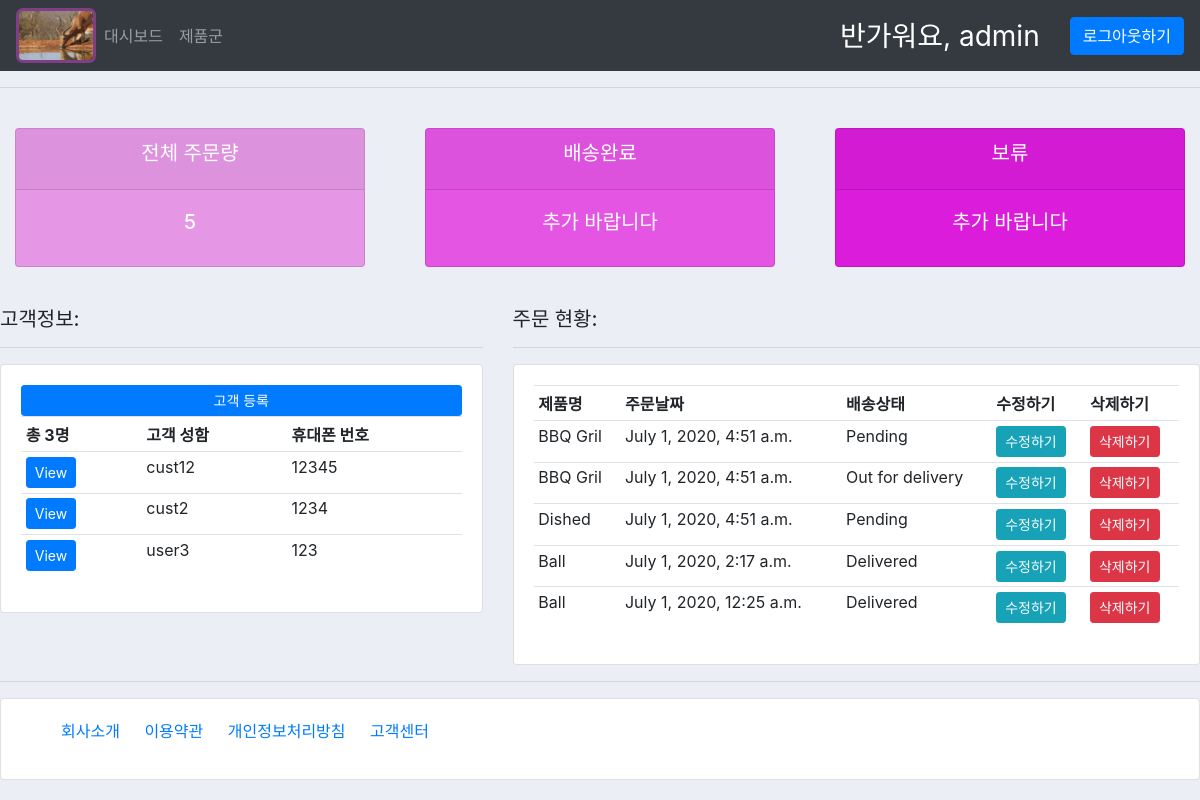
Before: / (signed in) with the older database file.
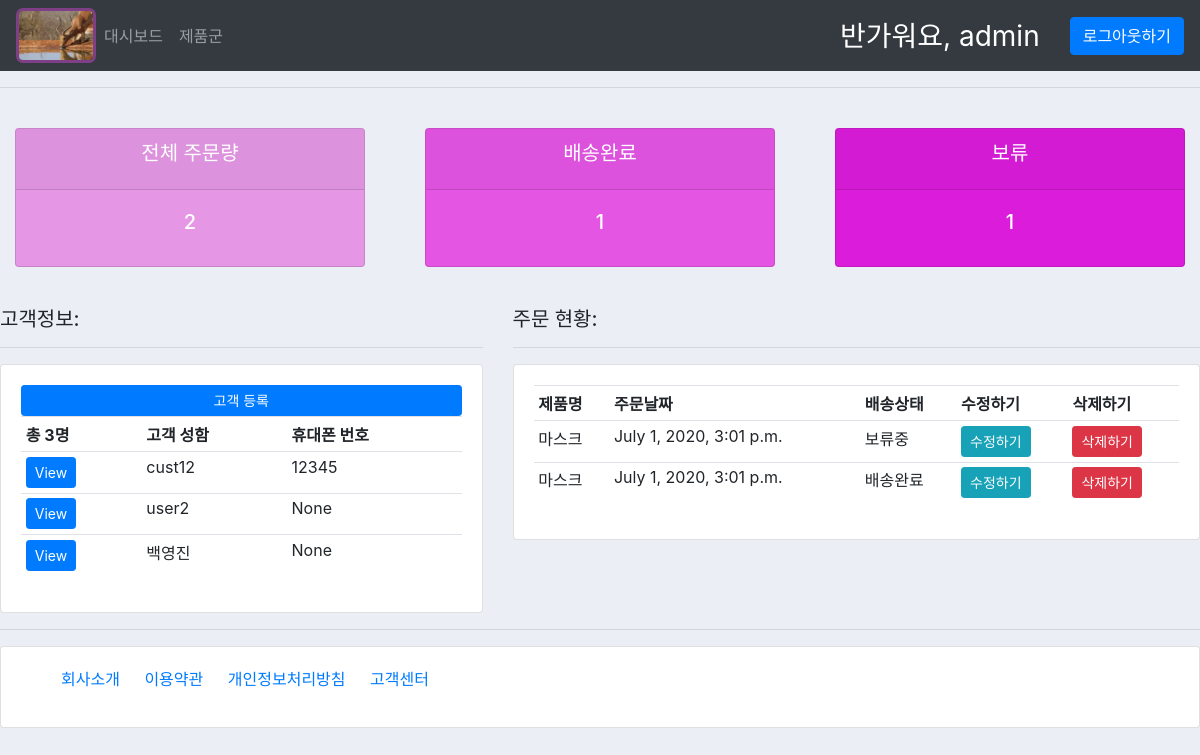
After: the same page with the newer database file.
### accounts/models.py (models this page shows, shortened)
class Customer(models.Model):
    user = models.OneToOneField(User, on_delete=models.CASCADE, null=True, blank=True)
    name = models.CharField(max_length=200, null=True)
    phone =models.CharField(max_length=200, null=True)
    email=models.CharField(max_length=200, null=True)
    profile_pic = models.ImageField(null=True, blank=True, default="가젤.jpg")
    date_created = models.DateTimeField(auto_now_add=True, null=True)

class Order(models.Model):
    STATUS =(
        ('보류중', '보류중'),
        ('출고완료', '출고완료'),
        ('배송완료', '배송완료'),
    )
    customer= models.ForeignKey(Customer,on_delete=models.CASCADE, null=True)
    product=models.ForeignKey(Products,on_delete=models.CASCADE, null=True)
    date_created = models.DateTimeField(auto_now_add=True, null=True)
    status = models.CharField(max_length=200, null=True, choices=STATUS)
    note = models.CharField(max_length=1000,null=True,blank=True)

class Products(models.Model):
    CATEGORY=(
        ('강아지', '강아지'),
        ('고양이', '고양이'),
    )
    name=models.CharField(max_length=200, null=True)
    price= models.FloatField(null=True)
    category=models.CharField(max_length=200, null=True, choices=CATEGORY)
    description=models.CharField(max_length=200, null=True, blank=True)
    date_created = models.DateTimeField(auto_now_add=True, null=True)
    tags = models.ManyToManyField(Tag)
    def __str__(self):
        return self.name

### accounts/decorators.py (the view)
    def wrapper_func(request, *args, **kwargs):
        group = None
        if request.user.groups.exists():
            group = request.user.groups.all()[0].name
        if group == 'admin':
            return view_func(request, *args, **kwargs)
        if group == 'customer':
            return redirect('user-page')
        return wrapper_func(request, *args, **kwargs)

### accounts/views.py (called while the page is built)
@login_required(login_url='login')
@admin_only
def home(request):
    orders = Order.objects.all().order_by('-date_created')
    customers = Customer.objects.all()
    total_customers = customers.count()
    total_orders= orders.count()
    delivered = orders.filter(status='배송완료').count()
    pending = orders.filter(status='보류중').count()
    context={
        'orders':orders,
        'customers':customers,
        'total_customers':total_customers,
        'total_orders':total_orders,
        'delivered':delivered,
        'pending':pending,
    }
    return render(request, 'accounts/dashboard.html',context)

### accounts/templates/accounts/dashboard.html
{% extends 'accounts/main.html' %}
{% block content %}
{% include 'accounts/status.html'%}
<br>
<div class="row">
    <div class="col-md-5">
        <h5>고객정보: </h5>
        <hr>
        <div class="card card-body">
            <a class="btn btn-primary btn-sm btn-block" href="">고객 등록</a>
        <table class="table table-sm">
            <tr>
                <th>총 {{total_customers}}명</th>
                <th>고객 성함</th>
                <th>휴대폰 번호</th>
            </tr>
            {% for customer in customers %}
            <tr>
                <td><a href="{% url 'customer' customer.id %}" class="btn btn-sm btn-primary">View</a></td>
                <td>{{customer.name}}</td>
                <td>{{customer.phone}}</td>
            </tr>
            {% endfor %}
        </table>
    </div>
    </div>
    <div class="col-md-7">
        <h5>주문 현황: </h5>
        <hr>
        <div class="card card-body">
        <table class="table table-sm">
            <tr>
                <th>제품명</th>
                <th>주문날짜</th>
                <th>배송상태</th>
                <th>수정하기</th>
                <th>삭제하기</th>
            </tr>
            {% for order in orders %}
            <tr>
                <td>{{order.product}}</td>
                <td>{{order.date_created}}</td>
                <td>{{order.status}}</td>
                <td><a href="{% url 'update_order' order.id %}" class="btn btn-sm btn-info">수정하기</a></td>
                <td><a href="{% url 'delete_order' order.id %}" class="btn btn-sm btn-danger">삭제하기</a></td>
            </tr>
            {% endfor %}
        </table>
    </div>
    </div>
</div>
{% endblock %}

Changed rows visible on the page:
removed Customer: name "cust2", phone "1234"
removed Customer: name "user3", phone "123"
removed Order: product "BBQ Gril", date_created "July 1, 2020, 4:51 a.m.", status "Pending"
removed Order: product "BBQ Gril", date_created "July 1, 2020, 4:51 a.m.", status "Out for delivery"
removed Order: product "Dished", date_created "July 1, 2020, 4:51 a.m.", status "Pending"
removed Order: product "Ball", date_created "July 1, 2020, 2:17 a.m.", status "Delivered"
removed Order: product "Ball", date_created "July 1, 2020, 12:25 a.m.", status "Delivered"
added Customer: name "user2", phone "None"
added Customer: name "백영진", phone "None"
added Order: product "마스크", date_created "July 1, 2020, 3:01 p.m.", status "보류중"
added Order: product "마스크", date_created "July 1, 2020, 3:01 p.m.", status "배송완료"
Other visible differences:
{{ total_orders }}: "5" → "2"
{{ delivered }}: (not shown) → "1"
{{ pending }}: (not shown) → "1"
text no longer shown: "추가 바랍니다 추가 바랍니다"
